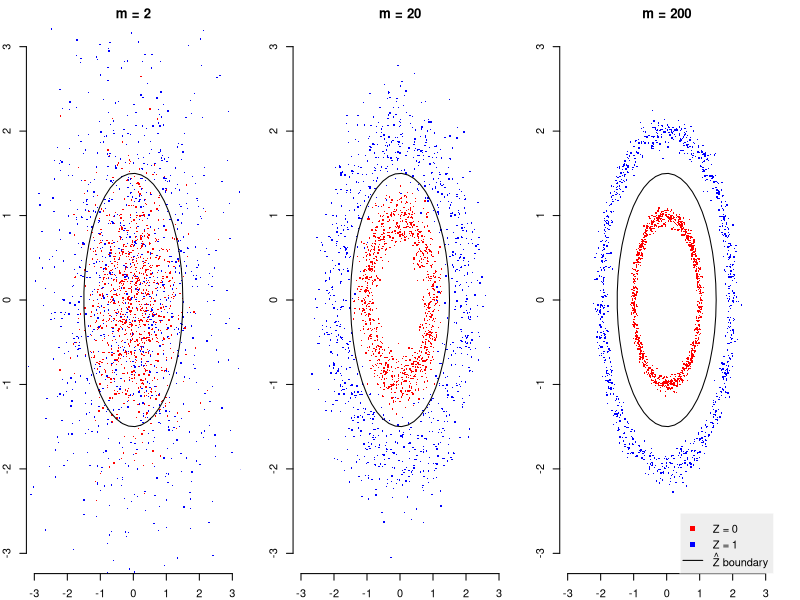

The R source for this figure:
## ---- chunk 1
knitr::opts_chunk$set(echo = TRUE)
## ---- chunk 2
require(mvtnorm)


# 2-D polar coordinates to cartesion coordinates  
polar2cartesian <- function(r, ang){
  cbind(r*cos(ang), r*sin(ang))
}

# Plot 2-D polar projection of high-dimensional spherical Gaussians from model
# with decision boundary for Zhat
plot_polar_proj <- function(sig, m=100, n=1e3, decision=1.5, ...){
  x0 <- rmvnorm(n, rep(0,m), diag(sig^2, m))
  x1 <- rmvnorm(n, rep(0,m), diag((2*sig)^2, m))
  
  # Polar projection of high-dimensional vector.
  proj_coords <- function(x1){
    d1 <- c(1, rep(0, m-1))
    d2 <- c(0, 1, rep(0, m-2))
    proj <- cbind(d1, d2)
    x1p <- x1 %*% proj
  
    norm1 <- sqrt(rowSums(x1^2)/m)
    raw_dir <- acos(x1p[,1]/sqrt(x1p[,1]^2+x1p[,2]^2))
    dir1 <- ifelse(x1p[,2] > 0, raw_dir, 2*pi-raw_dir)
    cbind(norm1*cos(dir1), norm1*sin(dir1))
  }

  p0 <- proj_coords(x0)
  #p0_normed <- t(apply(p0, 1, function(r){ r / sqrt(sum(r^2)) * 1.5 * sig}))
  p1 <- proj_coords(x1)
  boundary <- polar2cartesian(1.5*sig, seq(0, 2*pi, length.out=50))
  
  ps <- rbind(p0, p1)#,
              #p0_normed)
  col0 <- 'red'
  col1 <- 'blue'
  #col_normed <- 'black'
  plot(ps[,1], ps[,2], col=c(rep(col0, n), rep(col1,n)), pch=46, cex=2,
       xlab=NA, ylab=NA, main=sprintf("m = %d", m), ...)
  lines(boundary[,1], boundary[,2])
  #return(list(x0=x0, x1=x1))
}
par(mfrow=c(1, 3), mar=c(2,2,2,2), bty='n')
lims <- c(-3, 3)
plot_polar_proj(1, m=2, ylim=lims, xlim=lims)
plot_polar_proj(1, m=20, ylim=lims, xlim=lims)
plot_polar_proj(1, m=200, ylim=lims, xlim=lims)
legend('bottomright', c("Z = 0", "Z = 1", expression(hat(Z)~boundary)), col=c("red", "blue", "black"), pch=c(46, 46, NA), lty=c(NA, NA, 1), bty='o', box.col='white', bg="#00000011", pt.cex=8)
